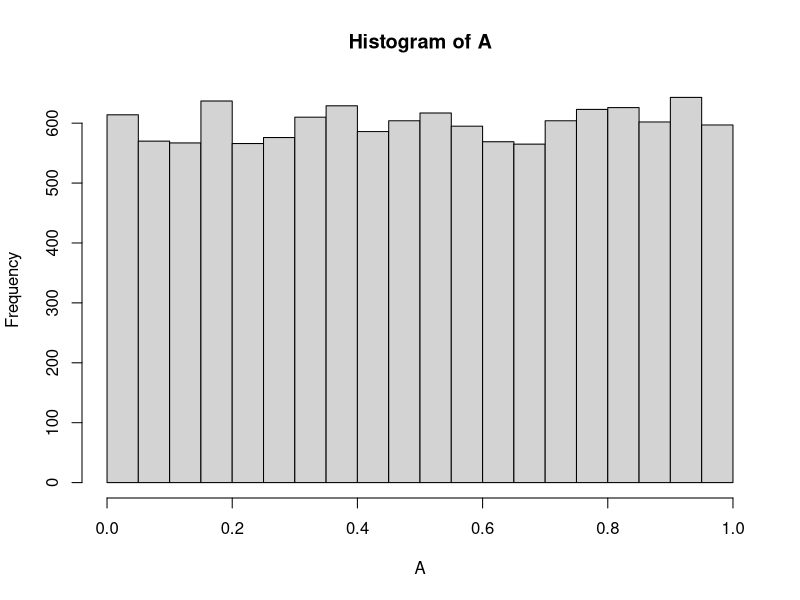
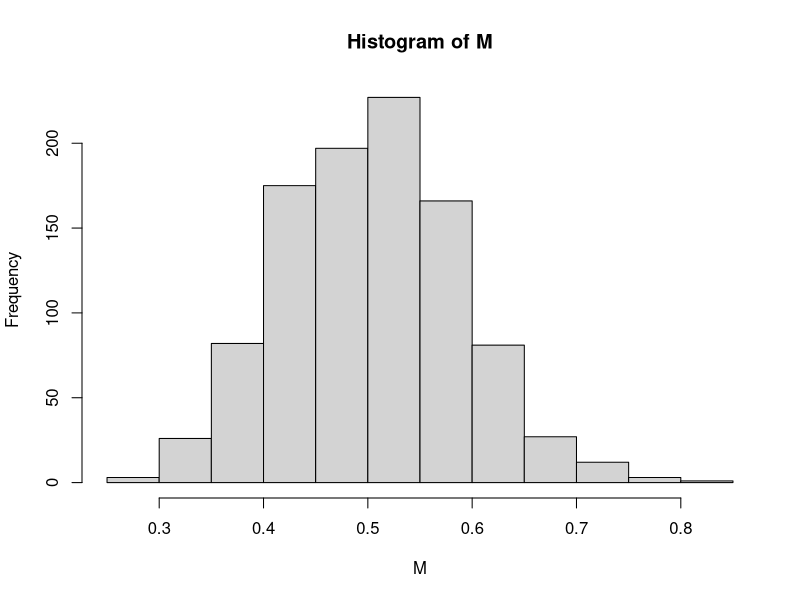

These figures' R source, in order:
# Exercice 1
bissextile <- function(annee){
    bis <- FALSE
    if (annee%%4==0 & annee%%100!=0){
        bis <- TRUE
    }

    else if (annee%%400==0){
        bis <- TRUE
    }
    return(bis)
}

liste_bis <- function(annee){
    annees = annee:2023
    return(annees[((annees%%4==0) & (annees%%100!=0))|
                    (annees%%400==0)])
}




### Exercice 2
# Question 1
# Génération de 1000 vecteurs de dim 12 suivant une loi uniforme
A = matrix(runif(12000),nrow=12)
# Question 2 : histogramme
hist(A)

# Question 3
# Calculer les moyennes des 1000 vecteurs
M = apply(A,2,mean)
hist(M)
# Supprimer A
rm(A)
# Tout supprimer
rm(list=ls())





### Exercice 3
# Question 1 : Récupération de la base de données connue
data(iris)
# Calcul des stats de base
summary(iris)

# Question 2 : Extraction des versicolor
iris2 = iris[iris$Species=="versicolor",]
# Calcul des stats de base
summary(iris2)

# Tri par ordre décroissant de iris2 
# en fonction de la variable Sepal.Length
indices = order(iris2$Sepal.Length, decreasing = TRUE)
print(indices)
iris3 = iris2[indices,]
print(iris3)



### Exercice 4
# Récupération de ozone
data = read.table("ozone.txt", header = TRUE)

# Afficher les valeurs de max03 associées aux valeurs de T15>30
print(data$T15)
print(data$maxO3[data$T15>30])

# Créer une extraction data2
data2 = data[data$pluie=="Sec",]

# Trier par ordre croissant en fonction de T12
indices = order(data2$T12, decreasing = TRUE)
print(indices)
data3 = data2[indices,]
summary(data3)

# Tracer l'histogramme et la boîte à moustache relatifs à Ne9
